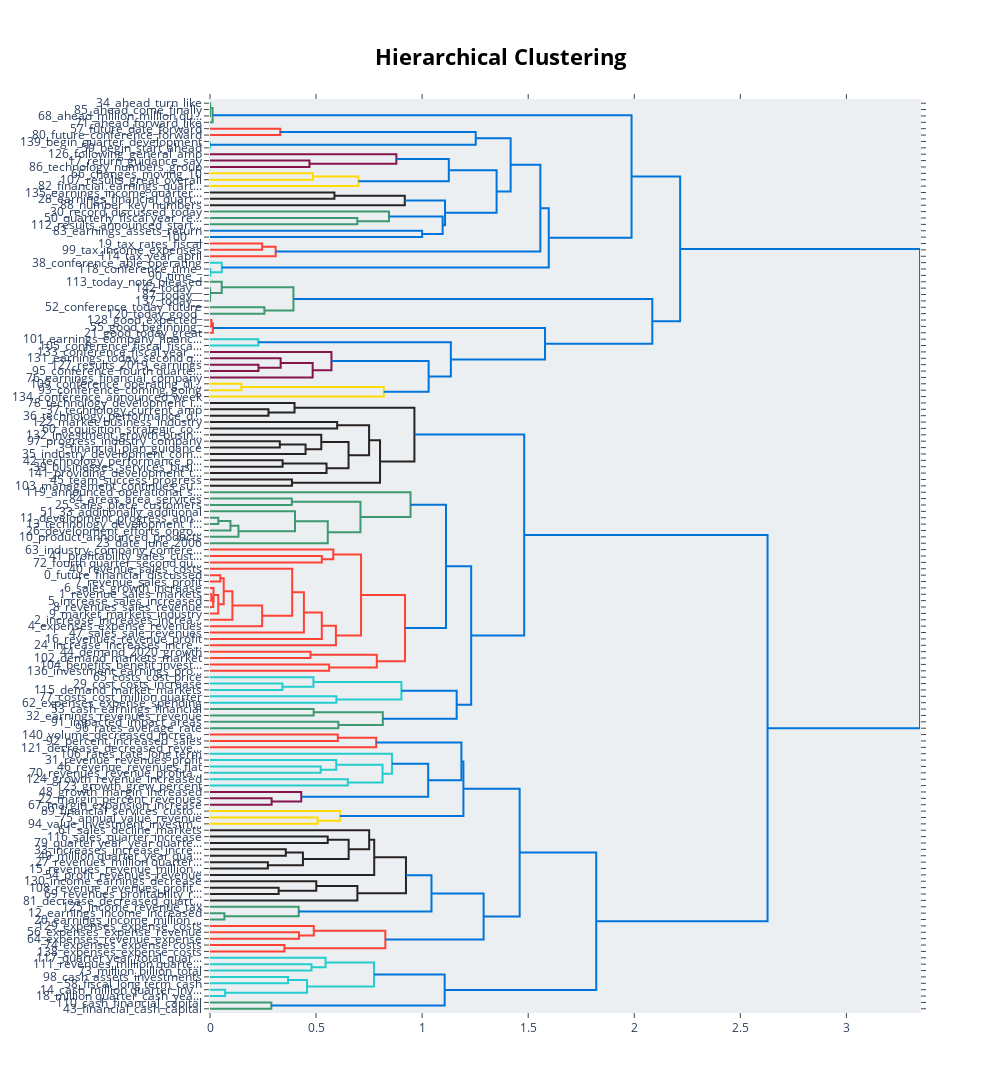

Notebook code for this chart:
### Code cell
topic_model.visualize_hierarchy()

### Figure 1 — Plotly figure (JSON) as saved in the notebook; plotly's stock layout.template omitted (floating-point values rounded to 4 significant figures; data arrays with more than 128 entries replaced by an {"elided": "..."} marker saying what was removed)
{"data": [{"hoverinfo": "text", "marker": {"color": "rgb(61,153,112)"}, "mode": "lines", "type": "scatter", "x": [0, 0.0002655, 0.0002655, 0], "xaxis": "x", "y": [-15, -15, -25, -25], "yaxis": "y"}, {"hoverinfo": "text", "marker": {"color": "rgb(61,153,112)"}, "mode": "lines", "type": "scatter", "x": [0, 0.0008581, 0.0008581, 0.0002655], "xaxis": "x", "y": [-5, -5, -20, -20], "yaxis": "y"}, {"hoverinfo": "text", "marker": {"color": "rgb(61,153,112)"}, "mode": "lines", "type": "scatter", "x": [0.0008581, 0.01219, 0.01219, 0], "xaxis": "x", "y": [-12.5, -12.5, -35, -35], "yaxis": "y"}, {"hoverinfo": "text", "marker": {"color": "rgb(255,65,54)"}, "mode": "lines", "type": "scatter", "x": [0, 0.3311, 0.3311, 0], "xaxis": "x", "y": [-45, -45, -55, -55], "yaxis": "y"}, {"hoverinfo": "text", "marker": {"color": "rgb(35,205,205)"}, "mode": "lines", "type": "scatter", "x": [0, 0.0006573, 0.0006573, 0], "xaxis": "x", "y": [-65, -65, -75, -75], "yaxis": "y"}, {"hoverinfo": "text", "marker": {"color": "rgb(0,116,217)"}, "mode": "lines", "type": "scatter", "x": [0.3311, 1.253, 1.253, 0.0006573], "xaxis": "x", "y": [-50, -50, -70, -70], "yaxis": "y"}, {"hoverinfo": "text", "marker": {"color": "rgb(133,20,75)"}, "mode": "lines", "type": "scatter", "x": [0, 0.4689, 0.4689, 0], "xaxis": "x", "y": [-95, -95, -105, -105], "yaxis": "y"}, {"hoverinfo": "text", "marker": {"color": "rgb(133,20,75)"}, "mode": "lines", "type": "scatter", "x": [0, 0.8786, 0.8786, 0.4689], "xaxis": "x", "y": [-85, -85, -100, -100], "yaxis": "y"}, {"hoverinfo": "text", "marker": {"color": "rgb(255,220,0)"}, "mode": "lines", "type": "scatter", "x": [0, 0.4851, 0.4851, 0], "xaxis": "x", "y": [-115, -115, -125, -125], "yaxis": "y"}, {"hoverinfo": "text", "marker": {"color": "rgb(255,220,0)"}, "mode": "lines", "type": "scatter", "x": [0.4851, 0.6995, 0.6995, 0], "xaxis": "x", "y": [-120, -120, -135, -135], "yaxis": "y"}, {"hoverinfo": "text", "marker": {"color": "rgb(0,116,217)"}, "mode": "lines", "type": "scatter", "x": [0.8786, 1.126, 1.126, 0.6995], "xaxis": "x", "y": [-92.5, -92.5, -127.5, -127.5], "yaxis": "y"}, {"hoverinfo": "text", "marker": {"color": "rgb(40,35,35)"}, "mode": "lines", "type": "scatter", "x": [0, 0.5865, 0.5865, 0], "xaxis": "x", "y": [-145, -145, -155, -155], "yaxis": "y"}, {"hoverinfo": "text", "marker": {"color": "rgb(40,35,35)"}, "mode": "lines", "type": "scatter", "x": [0.5865, 0.9182, 0.9182, 0], "xaxis": "x", "y": [-150, -150, -165, -165], "yaxis": "y"}, {"hoverinfo": "text", "marker": {"color": "rgb(61,153,112)"}, "mode": "lines", "type": "scatter", "x": [0, 0.6943, 0.6943, 0], "xaxis": "x", "y": [-185, -185, -195, -195], "yaxis": "y"}, {"hoverinfo": "text", "marker": {"color": "rgb(61,153,112)"}, "mode": "lines", "type": "scatter", "x": [0, 0.8437, 0.8437, 0.6943], "xaxis": "x", "y": [-175, -175, -190, -190], "yaxis": "y"}, {"hoverinfo": "text", "marker": {"color": "rgb(0,116,217)"}, "mode": "lines", "type": "scatter", "x": [0, 1, 1, 0], "xaxis": "x", "y": [-205, -205, -215, -215], "yaxis": "y"}, {"hoverinfo": "text", "marker": {"color": "rgb(0,116,217)"}, "mode": "lines", "type": "scatter", "x": [0.8437, 1.097, 1.097, 1], "xaxis": "x", "y": [-182.5, -182.5, -210, -210], "yaxis": "y"}, {"hoverinfo": "text", "marker": {"color": "rgb(0,116,217)"}, "mode": "lines", "type": "scatter", "x": [0.9182, 1.108, 1.108, 1.097], "xaxis": "x", "y": [-157.5, -157.5, -196.2, -196.2], "yaxis": "y"}, {"hoverinfo": "text", "marker": {"color": "rgb(0,116,217)"}, "mode": "lines", "type": "scatter", "x": [1.126, 1.351, 1.351, 1.108], "xaxis": "x", "y": [-110, -110, -176.9, -176.9], "yaxis": "y"}, {"hoverinfo": "text", "marker": {"color": "rgb(0,116,217)"}, "mode": "lines", "type": "scatter", "x": [1.253, 1.417, 1.417, 1.351], "xaxis": "x", "y": [-60, -60, -143.4, -143.4], "yaxis": "y"}, {"hoverinfo": "text", "marker": {"color": "rgb(255,65,54)"}, "mode": "lines", "type": "scatter", "x": [0, 0.246, 0.246, 0], "xaxis": "x", "y": [-225, -225, -235, -235], "yaxis": "y"}, {"hoverinfo": "text", "marker": {"color": "rgb(255,65,54)"}, "mode": "lines", "type": "scatter", "x": [0.246, 0.3096, 0.3096, 0], "xaxis": "x", "y": [-230, -230, -245, -245], "yaxis": "y"}, {"hoverinfo": "text", "marker": {"color": "rgb(0,116,217)"}, "mode": "lines", "type": "scatter", "x": [1.417, 1.557, 1.557, 0.3096], "xaxis": "x", "y": [-101.7, -101.7, -237.5, -237.5], "yaxis": "y"}, {"hoverinfo": "text", "marker": {"color": "rgb(35,205,205)"}, "mode": "lines", "type": "scatter", "x": [0, 0.001809, 0.001809, 0], "xaxis": "x", "y": [-265, -265, -275, -275], "yaxis": "y"}, {"hoverinfo": "text", "marker": {"color": "rgb(35,205,205)"}, "mode": "lines", "type": "scatter", "x": [0, 0.05551, 0.05551, 0.001809], "xaxis": "x", "y": [-255, -255, -270, -270], "yaxis": "y"}, {"hoverinfo": "text", "marker": {"color": "rgb(0,116,217)"}, "mode": "lines", "type": "scatter", "x": [1.557, 1.597, 1.597, 0.05551], "xaxis": "x", "y": [-169.6, -169.6, -262.5, -262.5], "yaxis": "y"}, {"hoverinfo": "text", "marker": {"color": "rgb(0,116,217)"}, "mode": "lines", "type": "scatter", "x": [0.01219, 1.987, 1.987, 1.597], "xaxis": "x", "y": [-23.75, -23.75, -216.1, -216.1], "yaxis": "y"}, {"hoverinfo": "text", "marker": {"color": "rgb(61,153,112)"}, "mode": "lines", "type": "scatter", "x": [0, 0.0002281, 0.0002281, 0], "xaxis": "x", "y": [-305, -305, -315, -315], "yaxis": "y"}, {"hoverinfo": "text", "marker": {"color": "rgb(61,153,112)"}, "mode": "lines", "type": "scatter", "x": [0, 0.0008105, 0.0008105, 0.0002281], "xaxis": "x", "y": [-295, -295, -310, -310], "yaxis": "y"}, {"hoverinfo": "text", "marker": {"color": "rgb(61,153,112)"}, "mode": "lines", "type": "scatter", "x": [0, 0.05525, 0.05525, 0.0008105], "xaxis": "x", "y": [-285, -285, -302.5, -302.5], "yaxis": "y"}, {"hoverinfo": "text", "marker": {"color": "rgb(61,153,112)"}, "mode": "lines", "type": "scatter", "x": [0, 0.2565, 0.2565, 0], "xaxis": "x", "y": [-325, -325, -335, -335], "yaxis": "y"}, {"hoverinfo": "text", "marker": {"color": "rgb(61,153,112)"}, "mode": "lines", "type": "scatter", "x": [0.05525, 0.3934, 0.3934, 0.2565], "xaxis": "x", "y": [-293.8, -293.8, -330, -330], "yaxis": "y"}, {"hoverinfo": "text", "marker": {"color": "rgb(255,65,54)"}, "mode": "lines", "type": "scatter", "x": [0, 0.006471, 0.006471, 0], "xaxis": "x", "y": [-345, -345, -355, -355], "yaxis": "y"}, {"hoverinfo": "text", "marker": {"color": "rgb(255,65,54)"}, "mode": "lines", "type": "scatter", "x": [0.006471, 0.01361, 0.01361, 0], "xaxis": "x", "y": [-350, -350, -365, -365], "yaxis": "y"}, {"hoverinfo": "text", "marker": {"color": "rgb(35,205,205)"}, "mode": "lines", "type": "scatter", "x": [0, 0.2275, 0.2275, 0], "xaxis": "x", "y": [-375, -375, -385, -385], "yaxis": "y"}, {"hoverinfo": "text", "marker": {"color": "rgb(133,20,75)"}, "mode": "lines", "type": "scatter", "x": [0, 0.2286, 0.2286, 0], "xaxis": "x", "y": [-415, -415, -425, -425], "yaxis": "y"}, {"hoverinfo": "text", "marker": {"color": "rgb(133,20,75)"}, "mode": "lines", "type": "scatter", "x": [0, 0.3331, 0.3331, 0.2286], "xaxis": "x", "y": [-405, -405, -420, -420], "yaxis": "y"}, {"hoverinfo": "text", "marker": {"color": "rgb(133,20,75)"}, "mode": "lines", "type": "scatter", "x": [0.3331, 0.484, 0.484, 0], "xaxis": "x", "y": [-412.5, -412.5, -435, -435], "yaxis": "y"}, {"hoverinfo": "text", "marker": {"color": "rgb(133,20,75)"}, "mode": "lines", "type": "scatter", "x": [0, 0.5725, 0.5725, 0.484], "xaxis": "x", "y": [-395, -395, -423.8, -423.8], "yaxis": "y"}, {"hoverinfo": "text", "marker": {"color": "rgb(255,220,0)"}, "mode": "lines", "type": "scatter", "x": [0, 0.148, 0.148, 0], "xaxis": "x", "y": [-445, -445, -455, -455], "yaxis": "y"}, {"hoverinfo": "text", "marker": {"color": "rgb(255,220,0)"}, "mode": "lines", "type": "scatter", "x": [0.148, 0.8191, 0.8191, 0], "xaxis": "x", "y": [-450, -450, -465, -465], "yaxis": "y"}, {"hoverinfo": "text", "marker": {"color": "rgb(0,116,217)"}, "mode": "lines", "type": "scatter", "x": [0.5725, 1.031, 1.031, 0.8191], "xaxis": "x", "y": [-409.4, -409.4, -457.5, -457.5], "yaxis": "y"}, {"hoverinfo": "text", "marker": {"color": "rgb(0,116,217)"}, "mode": "lines", "type": "scatter", "x": [0.2275, 1.135, 1.135, 1.031], "xaxis": "x", "y": [-380, -380, -433.4, -433.4], "yaxis": "y"}, {"hoverinfo": "text", "marker": {"color": "rgb(0,116,217)"}, "mode": "lines", "type": "scatter", "x": [0.01361, 1.579, 1.579, 1.135], "xaxis": "x", "y": [-357.5, -357.5, -406.7, -406.7], "yaxis": "y"}, {"hoverinfo": "text", "marker": {"color": "rgb(0,116,217)"}, "mode": "lines", "type": "scatter", "x": [0.3934, 2.085, 2.085, 1.579], "xaxis": "x", "y": [-311.9, -311.9, -382.1, -382.1], "yaxis": "y"}, {"hoverinfo": "text", "marker": {"color": "rgb(0,116,217)"}, "mode": "lines", "type": "scatter", "x": [1.987, 2.216, 2.216, 2.085], "xaxis": "x", "y": [-119.9, -119.9, -347.0, -347.0], "yaxis": "y"}, {"hoverinfo": "text", "marker": {"color": "rgb(40,35,35)"}, "mode": "lines", "type": "scatter", "x": [0, 0.2756, 0.2756, 0], "xaxis": "x", "y": [-485, -485, -495, -495], "yaxis": "y"}, {"hoverinfo": "text", "marker": {"color": "rgb(40,35,35)"}, "mode": "lines", "type": "scatter", "x": [0, 0.3984, 0.3984, 0.2756], "xaxis": "x", "y": [-475, -475, -490, -490], "yaxis": "y"}, {"hoverinfo": "text", "marker": {"color": "rgb(40,35,35)"}, "mode": "lines", "type": "scatter", "x": [0, 0.5995, 0.5995, 0], "xaxis": "x", "y": [-505, -505, -515, -515], "yaxis": "y"}, {"hoverinfo": "text", "marker": {"color": "rgb(40,35,35)"}, "mode": "lines", "type": "scatter", "x": [0, 0.329, 0.329, 0], "xaxis": "x", "y": [-535, -535, -545, -545], "yaxis": "y"}, {"hoverinfo": "text", "marker": {"color": "rgb(40,35,35)"}, "mode": "lines", "type": "scatter", "x": [0.329, 0.4505, 0.4505, 0], "xaxis": "x", "y": [-540, -540, -555, -555], "yaxis": "y"}, {"hoverinfo": "text", "marker": {"color": "rgb(40,35,35)"}, "mode": "lines", "type": "scatter", "x": [0, 0.5246, 0.5246, 0.4505], "xaxis": "x", "y": [-525, -525, -547.5, -547.5], "yaxis": "y"}, {"hoverinfo": "text", "marker": {"color": "rgb(40,35,35)"}, "mode": "lines", "type": "scatter", "x": [0, 0.3422, 0.3422, 0], "xaxis": "x", "y": [-565, -565, -575, -575], "yaxis": "y"}, {"hoverinfo": "text", "marker": {"color": "rgb(40,35,35)"}, "mode": "lines", "type": "scatter", "x": [0.3422, 0.5493, 0.5493, 0], "xaxis": "x", "y": [-570, -570, -585, -585], "yaxis": "y"}, {"hoverinfo": "text", "marker": {"color": "rgb(40,35,35)"}, "mode": "lines", "type": "scatter", "x": [0.5246, 0.6531, 0.6531, 0.5493], "xaxis": "x", "y": [-536.2, -536.2, -577.5, -577.5], "yaxis": "y"}, {"hoverinfo": "text", "marker": {"color": "rgb(40,35,35)"}, "mode": "lines", "type": "scatter", "x": [0.5995, 0.75, 0.75, 0.6531], "xaxis": "x", "y": [-510, -510, -556.9, -556.9], "yaxis": "y"}, {"hoverinfo": "text", "marker": {"color": "rgb(40,35,35)"}, "mode": "lines", "type": "scatter", "x": [0, 0.3864, 0.3864, 0], "xaxis": "x", "y": [-595, -595, -605, -605], "yaxis": "y"}, {"hoverinfo": "text", "marker": {"color": "rgb(40,35,35)"}, "mode": "lines", "type": "scatter", "x": [0.75, 0.8015, 0.8015, 0.3864], "xaxis": "x", "y": [-533.4, -533.4, -600, -600], "yaxis": "y"}, {"hoverinfo": "text", "marker": {"color": "rgb(40,35,35)"}, "mode": "lines", "type": "scatter", "x": [0.3984, 0.9636, 0.9636, 0.8015], "xaxis": "x", "y": [-482.5, -482.5, -566.7, -566.7], "yaxis": "y"}, {"hoverinfo": "text", "marker": {"color": "rgb(61,153,112)"}, "mode": "lines", "type": "scatter", "x": [0, 0.3857, 0.3857, 0], "xaxis": "x", "y": [-625, -625, -635, -635], "yaxis": "y"}, {"hoverinfo": "text", "marker": {"color": "rgb(61,153,112)"}, "mode": "lines", "type": "scatter", "x": [0, 0.03912, 0.03912, 0], "xaxis": "x", "y": [-655, -655, -665, -665], "yaxis": "y"}, {"hoverinfo": "text", "marker": {"color": "rgb(61,153,112)"}, "mode": "lines", "type": "scatter", "x": [0.03912, 0.09643, 0.09643, 0], "xaxis": "x", "y": [-660, -660, -675, -675], "yaxis": "y"}, {"hoverinfo": "text", "marker": {"color": "rgb(61,153,112)"}, "mode": "lines", "type": "scatter", "x": [0.09643, 0.1342, 0.1342, 0], "xaxis": "x", "y": [-667.5, -667.5, -685, -685], "yaxis": "y"}, {"hoverinfo": "text", "marker": {"color": "rgb(61,153,112)"}, "mode": "lines", "type": "scatter", "x": [0, 0.4007, 0.4007, 0.1342], "xaxis": "x", "y": [-645, -645, -676.2, -676.2], "yaxis": "y"}, {"hoverinfo": "text", "marker": {"color": "rgb(61,153,112)"}, "mode": "lines", "type": "scatter", "x": [0.4007, 0.5552, 0.5552, 0], "xaxis": "x", "y": [-660.6, -660.6, -695, -695], "yaxis": "y"}, {"hoverinfo": "text", "marker": {"color": "rgb(61,153,112)"}, "mode": "lines", "type": "scatter", "x": [0.3857, 0.7093, 0.7093, 0.5552], "xaxis": "x", "y": [-630, -630, -677.8, -677.8], "yaxis": "y"}, {"hoverinfo": "text", "marker": {"color": "rgb(61,153,112)"}, "mode": "lines", "type": "scatter", "x": [0, 0.9453, 0.9453, 0.7093], "xaxis": "x", "y": [-615, -615, -653.9, -653.9], "yaxis": "y"}, {"hoverinfo": "text", "marker": {"color": "rgb(255,65,54)"}, "mode": "lines", "type": "scatter", "x": [0, 0.5273, 0.5273, 0], "xaxis": "x", "y": [-715, -715, -725, -725], "yaxis": "y"}, {"hoverinfo": "text", "marker": {"color": "rgb(255,65,54)"}, "mode": "lines", "type": "scatter", "x": [0, 0.5812, 0.5812, 0.5273], "xaxis": "x", "y": [-705, -705, -720, -720], "yaxis": "y"}, {"hoverinfo": "text", "marker": {"color": "rgb(255,65,54)"}, "mode": "lines", "type": "scatter", "x": [0, 0.04858, 0.04858, 0], "xaxis": "x", "y": [-745, -745, -755, -755], "yaxis": "y"}, {"hoverinfo": "text", "marker": {"color": "rgb(255,65,54)"}, "mode": "lines", "type": "scatter", "x": [0, 0.006511, 0.006511, 0], "xaxis": "x", "y": [-775, -775, -785, -785], "yaxis": "y"}, {"hoverinfo": "text", "marker": {"color": "rgb(255,65,54)"}, "mode": "lines", "type": "scatter", "x": [0.006511, 0.01488, 0.01488, 0], "xaxis": "x", "y": [-780, -780, -795, -795], "yaxis": "y"}, {"hoverinfo": "text", "marker": {"color": "rgb(255,65,54)"}, "mode": "lines", "type": "scatter", "x": [0, 0.01649, 0.01649, 0.01488], "xaxis": "x", "y": [-765, -765, -787.5, -787.5], "yaxis": "y"}, {"hoverinfo": "text", "marker": {"color": "rgb(255,65,54)"}, "mode": "lines", "type": "scatter", "x": [0.01649, 0.03885, 0.03885, 0], "xaxis": "x", "y": [-776.2, -776.2, -805, -805], "yaxis": "y"}, {"hoverinfo": "text", "marker": {"color": "rgb(255,65,54)"}, "mode": "lines", "type": "scatter", "x": [0.04858, 0.06461, 0.06461, 0.03885], "xaxis": "x", "y": [-750, -750, -790.6, -790.6], "yaxis": "y"}, {"hoverinfo": "text", "marker": {"color": "rgb(255,65,54)"}, "mode": "lines", "type": "scatter", "x": [0.06461, 0.1056, 0.1056, 0], "xaxis": "x", "y": [-770.3, -770.3, -815, -815], "yaxis": "y"}, {"hoverinfo": "text", "marker": {"color": "rgb(255,65,54)"}, "mode": "lines", "type": "scatter", "x": [0.1056, 0.2458, 0.2458, 0], "xaxis": "x", "y": [-792.7, -792.7, -825, -825], "yaxis": "y"}, {"hoverinfo": "text", "marker": {"color": "rgb(255,65,54)"}, "mode": "lines", "type": "scatter", "x": [0, 0.3874, 0.3874, 0.2458], "xaxis": "x", "y": [-735, -735, -808.8, -808.8], "yaxis": "y"}, {"hoverinfo": "text", "marker": {"color": "rgb(255,65,54)"}, "mode": "lines", "type": "scatter", "x": [0.3874, 0.4427, 0.4427, 0], "xaxis": "x", "y": [-771.9, -771.9, -835, -835], "yaxis": "y"}, {"hoverinfo": "text", "marker": {"color": "rgb(255,65,54)"}, "mode": "lines", "type": "scatter", "x": [0.4427, 0.527, 0.527, 0], "xaxis": "x", "y": [-803.5, -803.5, -845, -845], "yaxis": "y"}, {"hoverinfo": "text", "marker": {"color": "rgb(255,65,54)"}, "mode": "lines", "type": "scatter", "x": [0.527, 0.5935, 0.5935, 0], "xaxis": "x", "y": [-824.2, -824.2, -855, -855], "yaxis": "y"}, {"hoverinfo": "text", "marker": {"color": "rgb(255,65,54)"}, "mode": "lines", "type": "scatter", "x": [0.5812, 0.712, 0.712, 0.5935], "xaxis": "x", "y": [-712.5, -712.5, -839.6, -839.6], "yaxis": "y"}, {"hoverinfo": "text", "marker": {"color": "rgb(255,65,54)"}, "mode": "lines", "type": "scatter", "x": [0, 0.4737, 0.4737, 0], "xaxis": "x", "y": [-865, -865, -875, -875], "yaxis": "y"}, {"hoverinfo": "text", "marker": {"color": "rgb(255,65,54)"}, "mode": "lines", "type": "scatter", "x": [0, 0.5614, 0.5614, 0], "xaxis": "x", "y": [-885, -885, -895, -895], "yaxis": "y"}, {"hoverinfo": "text", "marker": {"color": "rgb(255,65,54)"}, "mode": "lines", "type": "scatter", "x": [0.4737, 0.7863, 0.7863, 0.5614], "xaxis": "x", "y": [-870, -870, -890, -890], "yaxis": "y"}, {"hoverinfo": "text", "marker": {"color": "rgb(255,65,54)"}, "mode": "lines", "type": "scatter", "x": [0.712, 0.9193, 0.9193, 0.7863], "xaxis": "x", "y": [-776.1, -776.1, -880, -880], "yaxis": "y"}, {"hoverinfo": "text", "marker": {"color": "rgb(0,116,217)"}, "mode": "lines", "type": "scatter", "x": [0.9453, 1.112, 1.112, 0.9193], "xaxis": "x", "y": [-634.5, -634.5, -828.0, -828.0], "yaxis": "y"}, {"hoverinfo": "text", "marker": {"color": "rgb(35,205,205)"}, "mode": "lines", "type": "scatter", "x": [0, 0.3412, 0.3412, 0], "xaxis": "x", "y": [-915, -915, -925, -925], "yaxis": "y"}, {"hoverinfo": "text", "marker": {"color": "rgb(35,205,205)"}, "mode": "lines", "type": "scatter", "x": [0, 0.4878, 0.4878, 0.3412], "xaxis": "x", "y": [-905, -905, -920, -920], "yaxis": "y"}, {"hoverinfo": "text", "marker": {"color": "rgb(35,205,205)"}, "mode": "lines", "type": "scatter", "x": [0, 0.5959, 0.5959, 0], "xaxis": "x", "y": [-935, -935, -945, -945], "yaxis": "y"}, {"hoverinfo": "text", "marker": {"color": "rgb(35,205,205)"}, "mode": "lines", "type": "scatter", "x": [0.4878, 0.9023, 0.9023, 0.5959], "xaxis": "x", "y": [-912.5, -912.5, -940, -940], "yaxis": "y"}, {"hoverinfo": "text", "marker": {"color": "rgb(61,153,112)"}, "mode": "lines", "type": "scatter", "x": [0, 0.4886, 0.4886, 0], "xaxis": "x", "y": [-955, -955, -965, -965], "yaxis": "y"}, {"hoverinfo": "text", "marker": {"color": "rgb(61,153,112)"}, "mode": "lines", "type": "scatter", "x": [0, 0.6053, 0.6053, 0], "xaxis": "x", "y": [-975, -975, -985, -985], "yaxis": "y"}, {"hoverinfo": "text", "marker": {"color": "rgb(61,153,112)"}, "mode": "lines", "type": "scatter", "x": [0.4886, 0.8146, 0.8146, 0.6053], "xaxis": "x", "y": [-960, -960, -980, -980], "yaxis": "y"}, {"hoverinfo": "text", "marker": {"color": "rgb(0,116,217)"}, "mode": "lines", "type": "scatter", "x": [0.9023, 1.163, 1.163, 0.8146], "xaxis": "x", "y": [-926.2, -926.2, -970, -970], "yaxis": "y"}, {"hoverinfo": "text", "marker": {"color": "rgb(0,116,217)"}, "mode": "lines", "type": "scatter", "x": [1.112, 1.231, 1.231, 1.163], "xaxis": "x", "y": [-731.2, -731.2, -948.1, -948.1], "yaxis": "y"}, {"hoverinfo": "text", "marker": {"color": "rgb(0,116,217)"}, "mode": "lines", "type": "scatter", "x": [0.9636, 1.481, 1.481, 1.231], "xaxis": "x", "y": [-524.6, -524.6, -839.7, -839.7], "yaxis": "y"}, {"hoverinfo": "text", "marker": {"color": "rgb(255,65,54)"}, "mode": "lines", "type": "scatter", "x": [0, 0.6025, 0.6025, 0], "xaxis": "x", "y": [-995, -995, -1005, -1005], "yaxis": "y"}, {"hoverinfo": "text", "marker": {"color": "rgb(255,65,54)"}, "mode": "lines", "type": "scatter", "x": [0.6025, 0.7833, 0.7833, 0], "xaxis": "x", "y": [-1000, -1000, -1015, -1015], "yaxis": "y"}, {"hoverinfo": "text", "marker": {"color": "rgb(35,205,205)"}, "mode": "lines", "type": "scatter", "x": [0, 0.5219, 0.5219, 0], "xaxis": "x", "y": [-1045, -1045, -1055, -1055], "yaxis": "y"}, {"hoverinfo": "text", "marker": {"color": "rgb(35,205,205)"}, "mode": "lines", "type": "scatter", "x": [0, 0.5951, 0.5951, 0.5219], "xaxis": "x", "y": [-1035, -1035, -1050, -1050], "yaxis": "y"}, {"hoverinfo": "text", "marker": {"color": "rgb(35,205,205)"}, "mode": "lines", "type": "scatter", "x": [0, 0.6495, 0.6495, 0], "xaxis": "x", "y": [-1065, -1065, -1075, -1075], "yaxis": "y"}, {"hoverinfo": "text", "marker": {"color": "rgb(35,205,205)"}, "mode": "lines", "type": "scatter", "x": [0.5951, 0.8134, 0.8134, 0.6495], "xaxis": "x", "y": [-1042.0, -1042.0, -1070, -1070], "yaxis": "y"}, {"hoverinfo": "text", "marker": {"color": "rgb(35,205,205)"}, "mode": "lines", "type": "scatter", "x": [0, 0.8576, 0.8576, 0.8134], "xaxis": "x", "y": [-1025, -1025, -1056.0, -1056.0], "yaxis": "y"}, {"hoverinfo": "text", "marker": {"color": "rgb(133,20,75)"}, "mode": "lines", "type": "scatter", "x": [0, 0.2906, 0.2906, 0], "xaxis": "x", "y": [-1095, -1095, -1105, -1105], "yaxis": "y"}, {"hoverinfo": "text", "marker": {"color": "rgb(133,20,75)"}, "mode": "lines", "type": "scatter", "x": [0, 0.4301, 0.4301, 0.2906], "xaxis": "x", "y": [-1085, -1085, -1100, -1100], "yaxis": "y"}, {"hoverinfo": "text", "marker": {"color": "rgb(0,116,217)"}, "mode": "lines", "type": "scatter", "x": [0.8576, 1.029, 1.029, 0.4301], "xaxis": "x", "y": [-1041.0, -1041.0, -1092.0, -1092.0], "yaxis": "y"}, {"hoverinfo": "text", "marker": {"color": "rgb(0,116,217)"}, "mode": "lines", "type": "scatter", "x": [0.7833, 1.185, 1.185, 1.029], "xaxis": "x", "y": [-1008.0, -1008.0, -1067.0, -1067.0], "yaxis": "y"}, {"hoverinfo": "text", "marker": {"color": "rgb(255,220,0)"}, "mode": "lines", "type": "scatter", "x": [0, 0.5073, 0.5073, 0], "xaxis": "x", "y": [-1125, -1125, -1135, -1135], "yaxis": "y"}, {"hoverinfo": "text", "marker": {"color": "rgb(255,220,0)"}, "mode": "lines", "type": "scatter", "x": [0, 0.6126, 0.6126, 0.5073], "xaxis": "x", "y": [-1115, -1115, -1130, -1130], "yaxis": "y"}, {"hoverinfo": "text", "marker": {"color": "rgb(0,116,217)"}, "mode": "lines", "type": "scatter", "x": [1.185, 1.195, 1.195, 0.6126], "xaxis": "x", "y": [-1037.0, -1037.0, -1122.0, -1122.0], "yaxis": "y"}, {"hoverinfo": "text", "marker": {"color": "rgb(40,35,35)"}, "mode": "lines", "type": "scatter", "x": [0, 0.5549, 0.5549, 0], "xaxis": "x", "y": [-1155, -1155, -1165, -1165], "yaxis": "y"}, {"hoverinfo": "text", "marker": {"color": "rgb(40,35,35)"}, "mode": "lines", "type": "scatter", "x": [0, 0.3573, 0.3573, 0], "xaxis": "x", "y": [-1175, -1175, -1185, -1185], "yaxis": "y"}, {"hoverinfo": "text", "marker": {"color": "rgb(40,35,35)"}, "mode": "lines", "type": "scatter", "x": [0, 0.2728, 0.2728, 0], "xaxis": "x", "y": [-1195, -1195, -1205, -1205], "yaxis": "y"}, {"hoverinfo": "text", "marker": {"color": "rgb(40,35,35)"}, "mode": "lines", "type": "scatter", "x": [0.3573, 0.438, 0.438, 0.2728], "xaxis": "x", "y": [-1180, -1180, -1200, -1200], "yaxis": "y"}, {"hoverinfo": "text", "marker": {"color": "rgb(40,35,35)"}, "mode": "lines", "type": "scatter", "x": [0.5549, 0.6536, 0.6536, 0.438], "xaxis": "x", "y": [-1160, -1160, -1190, -1190], "yaxis": "y"}, {"hoverinfo": "text", "marker": {"color": "rgb(40,35,35)"}, "mode": "lines", "type": "scatter", "x": [0, 0.7503, 0.7503, 0.6536], "xaxis": "x", "y": [-1145, -1145, -1175, -1175], "yaxis": "y"}, {"hoverinfo": "text", "marker": {"color": "rgb(40,35,35)"}, "mode": "lines", "type": "scatter", "x": [0.7503, 0.7742, 0.7742, 0], "xaxis": "x", "y": [-1160, -1160, -1215, -1215], "yaxis": "y"}, {"hoverinfo": "text", "marker": {"color": "rgb(40,35,35)"}, "mode": "lines", "type": "scatter", "x": [0, 0.3236, 0.3236, 0], "xaxis": "x", "y": [-1235, -1235, -1245, -1245], "yaxis": "y"}, {"hoverinfo": "text", "marker": {"color": "rgb(40,35,35)"}, "mode": "lines", "type": "scatter", "x": [0, 0.501, 0.501, 0.3236], "xaxis": "x", "y": [-1225, -1225, -1240, -1240], "yaxis": "y"}, {"hoverinfo": "text", "marker": {"color": "rgb(40,35,35)"}, "mode": "lines", "type": "scatter", "x": [0.501, 0.6948, 0.6948, 0], "xaxis": "x", "y": [-1232.0, -1232.0, -1255, -1255], "yaxis": "y"}, {"hoverinfo": "text", "marker": {"color": "rgb(40,35,35)"}, "mode": "lines", "type": "scatter", "x": [0.7742, 0.9238, 0.9238, 0.6948], "xaxis": "x", "y": [-1188.0, -1188.0, -1244.0, -1244.0], "yaxis": "y"}, {"hoverinfo": "text", "marker": {"color": "rgb(61,153,112)"}, "mode": "lines", "type": "scatter", "x": [0, 0.0679, 0.0679, 0], "xaxis": "x", "y": [-1275, -1275, -1285, -1285], "yaxis": "y"}, {"hoverinfo": "text", "marker": {"color": "rgb(61,153,112)"}, "mode": "lines", "type": "scatter", "x": [0, 0.4182, 0.4182, 0.0679], "xaxis": "x", "y": [-1265, -1265, -1280, -1280], "yaxis": "y"}, {"hoverinfo": "text", "marker": {"color": "rgb(0,116,217)"}, "mode": "lines", "type": "scatter", "x": [0.9238, 1.044, 1.044, 0.4182], "xaxis": "x", "y": [-1216.0, -1216.0, -1272.0, -1272.0], "yaxis": "y"}, {"hoverinfo": "text", "marker": {"color": "rgb(255,65,54)"}, "mode": "lines", "type": "scatter", "x": [0, 0.4196, 0.4196, 0], "xaxis": "x", "y": [-1305, -1305, -1315, -1315], "yaxis": "y"}, {"hoverinfo": "text", "marker": {"color": "rgb(255,65,54)"}, "mode": "lines", "type": "scatter", "x": [0, 0.4892, 0.4892, 0.4196], "xaxis": "x", "y": [-1295, -1295, -1310, -1310], "yaxis": "y"}, {"hoverinfo": "text", "marker": {"color": "rgb(255,65,54)"}, "mode": "lines", "type": "scatter", "x": [0, 0.3508, 0.3508, 0], "xaxis": "x", "y": [-1325, -1325, -1335, -1335], "yaxis": "y"}, {"hoverinfo": "text", "marker": {"color": "rgb(255,65,54)"}, "mode": "lines", "type": "scatter", "x": [0.4892, 0.8265, 0.8265, 0.3508], "xaxis": "x", "y": [-1302.0, -1302.0, -1330, -1330], "yaxis": "y"}, {"hoverinfo": "text", "marker": {"color": "rgb(0,116,217)"}, "mode": "lines", "type": "scatter", "x": [1.044, 1.29, 1.29, 0.8265], "xaxis": "x", "y": [-1244.0, -1244.0, -1316.0, -1316.0], "yaxis": "y"}, {"hoverinfo": "text", "marker": {"color": "rgb(0,116,217)"}, "mode": "lines", "type": "scatter", "x": [1.195, 1.46, 1.46, 1.29], "xaxis": "x", "y": [-1080.0, -1080.0, -1280.0, -1280.0], "yaxis": "y"}, {"hoverinfo": "text", "marker": {"color": "rgb(35,205,205)"}, "mode": "lines", "type": "scatter", "x": [0, 0.4785, 0.4785, 0], "xaxis": "x", "y": [-1355, -1355, -1365, -1365], "yaxis": "y"}, {"hoverinfo": "text", "marker": {"color": "rgb(35,205,205)"}, "mode": "lines", "type": "scatter", "x": [0, 0.545, 0.545, 0.4785], "xaxis": "x", "y": [-1345, -1345, -1360, -1360], "yaxis": "y"}, {"hoverinfo": "text", "marker": {"color": "rgb(35,205,205)"}, "mode": "lines", "type": "scatter", "x": [0, 0.3679, 0.3679, 0], "xaxis": "x", "y": [-1375, -1375, -1385, -1385], "yaxis": "y"}, {"hoverinfo": "text", "marker": {"color": "rgb(35,205,205)"}, "mode": "lines", "type": "scatter", "x": [0, 0.07129, 0.07129, 0], "xaxis": "x", "y": [-1395, -1395, -1405, -1405], "yaxis": "y"}, {"hoverinfo": "text", "marker": {"color": "rgb(35,205,205)"}, "mode": "lines", "type": "scatter", "x": [0.3679, 0.4574, 0.4574, 0.07129], "xaxis": "x", "y": [-1380, -1380, -1400, -1400], "yaxis": "y"}, {"hoverinfo": "text", "marker": {"color": "rgb(35,205,205)"}, "mode": "lines", "type": "scatter", "x": [0.545, 0.7733, 0.7733, 0.4574], "xaxis": "x", "y": [-1352.0, -1352.0, -1390, -1390], "yaxis": "y"}, {"hoverinfo": "text", "marker": {"color": "rgb(61,153,112)"}, "mode": "lines", "type": "scatter", "x": [0, 0.2891, 0.2891, 0], "xaxis": "x", "y": [-1415, -1415, -1425, -1425], "yaxis": "y"}, {"hoverinfo": "text", "marker": {"color": "rgb(0,116,217)"}, "mode": "lines", "type": "scatter", "x": [0.7733, 1.106, 1.106, 0.2891], "xaxis": "x", "y": [-1371.0, -1371.0, -1420, -1420], "yaxis": "y"}, {"hoverinfo": "text", "marker": {"color": "rgb(0,116,217)"}, "mode": "lines", "type": "scatter", "x": [1.46, 1.821, 1.821, 1.106], "xaxis": "x", "y": [-1180.0, -1180.0, -1396.0, -1396.0], "yaxis": "y"}, {"hoverinfo": "text", "marker": {"color": "rgb(0,116,217)"}, "mode": "lines", "type": "scatter", "x": [1.481, 2.628, 2.628, 1.821], "xaxis": "x", "y": [-682.1, -682.1, -1288.0, -1288.0], "yaxis": "y"}, {"hoverinfo": "text", "marker": {"color": "rgb(0,116,217)"}, "mode": "lines", "type": "scatter", "x": [2.216, 3.347, 3.347, 2.628], "xaxis": "x", "y": [-233.4, -233.4, -985.0, -985.0], "yaxis": "y"}], "layout": {"autosize": false, "height": 2345, "hoverlabel": {"bgcolor": "white", "font": {"family": "Rockwell", "size": 16}}, "hovermode": "closest", "plot_bgcolor": "#ECEFF1", "showlegend": false, "title": {"font": {"color": "Black", "size": 22}, "text": "<b>Hierarchical Clustering</b>", "x": 0.5, "xanchor": "center", "yanchor": "top"}, "width": 1000, "xaxis": {"mirror": "allticks", "rangemode": "tozero", "showgrid": false, "showline": true, "showticklabels": true, "ticks": "outside", "type": "linear", "zeroline": false}, "yaxis": {"mirror": "allticks", "range": [-1430, 0], "rangemode": "tozero", "showgrid": false, "showline": true, "showticklabels": true, "tickmode": "array", "ticks": "outside", "ticktext": {"elided": "143 str values"}, "tickvals": {"elided": "143 int values"}, "type": "linear", "zeroline": false}}}
